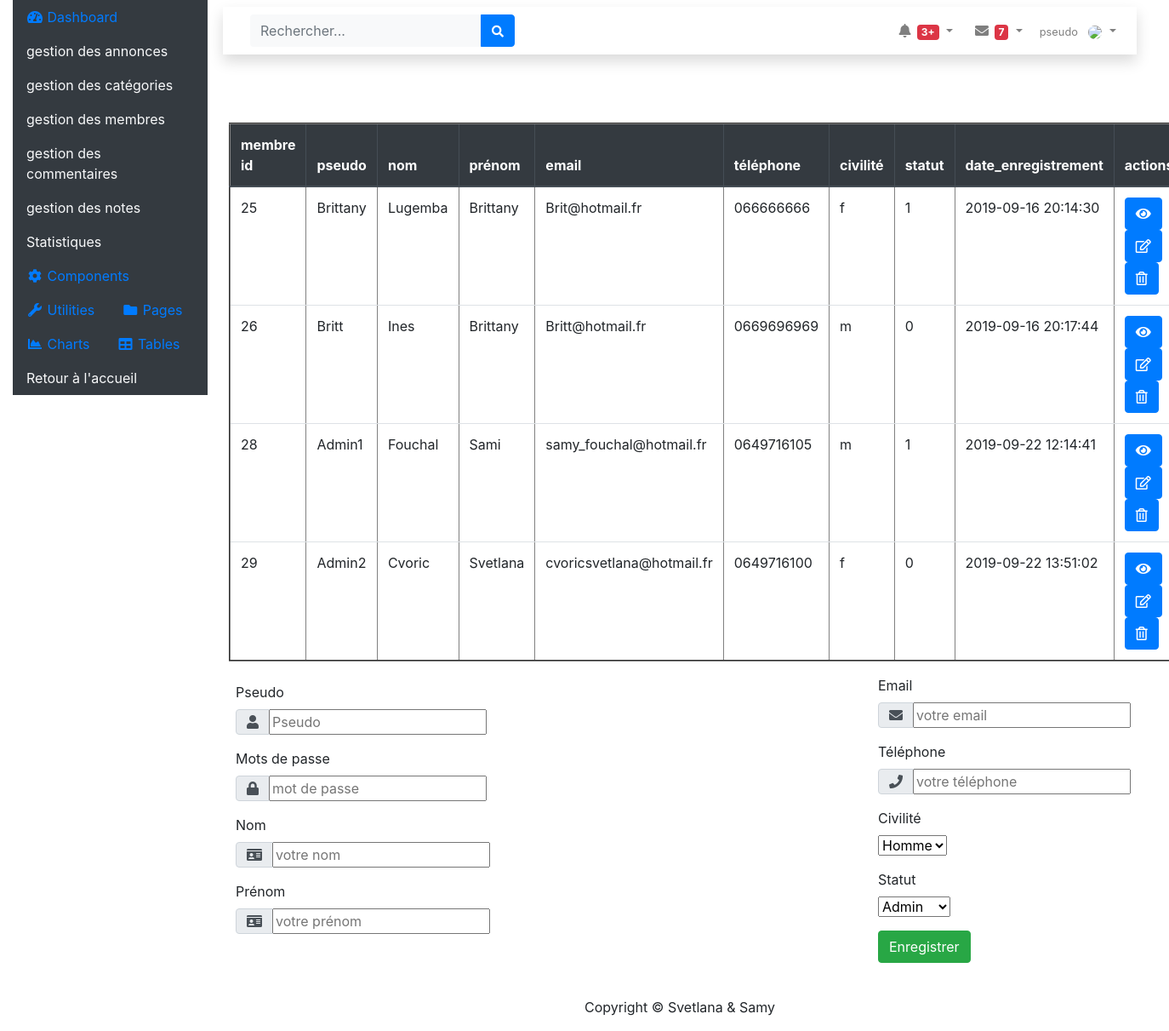
Page /admin/gestion_membres.php on the committed database.
### tables this page shows
CREATE TABLE IF NOT EXISTS `membre` (
  `id_membre` int(3) NOT NULL AUTO_INCREMENT,
  `pseudo` varchar(20) NOT NULL,
  `mdp` varchar(60) NOT NULL,
  `nom` varchar(20) NOT NULL,
  `prenom` varchar(20) DEFAULT NULL,
  `telephone` varchar(20) DEFAULT NULL,
  `email` varchar(50) DEFAULT NULL,
  `civilite` enum('m','f') DEFAULT NULL,
  `statut` int(1) DEFAULT NULL,
  `date_enregistrement` datetime DEFAULT NULL,
  PRIMARY KEY (`id_membre`)
);

### admin/gestion_membres.php (the view, shortened to what this page needs)
<?php
    require_once __DIR__ . '/../assets/config/configurationprincipale.php';
    require_once __DIR__ . '/../assets/includes/header_admin.php';
?>
<?php
    $query = "SELECT * FROM membre ORDER BY id_membre ASC;";
    try {
        $req = $pdo->prepare($query);
        $req->execute();
        $NbreDonnee = $req->rowCount();
        $ligneToute = $req->fetchAll();
    } catch (PDOException $e){ echo 'Erreur SQL : '. $e->getMessage().'<br/>'; die(); }
    if ($NbreDonnee != 0)
    {
    ?>
        <table border="2" class="table">
        <thead class="thead-dark">
            <tr>
                <th>membre id</th>
                <th>pseudo</th>
                <th>nom</th>
                <th>prénom</th>
                <th>email</th>
                <th>téléphone</th>
                <th>civilité</th>
                <th>statut</th>
                <th>date_enregistrement</th>
                <th>actions</th>
            </tr>
        </thead>
        <tbody>
    <?php
        foreach ( $ligneToute as $ligne )
        {
    ?>
            <tr>
                <td><?php echo $ligne['id_membre']; ?></td>
                <td><?php echo $ligne['pseudo']; ?></td>
                <td><?php echo $ligne['nom']; ?></td>
                <td><?php echo $ligne['prenom']; ?></td>
                <td><?php echo $ligne['email']; ?></td>
                <td><?php echo $ligne['telephone']; ?></td>
                <td><?php echo $ligne['civilite']; ?></td>
                <td><?php echo $ligne['statut']; ?></td>
                <td><?php echo $ligne['date_enregistrement']; ?></td>
                <td><a class="btn btn-primary" href="fiche_membre.php?id=<?= $ligne['id_membre'] ?>" role="button"><i        class="fa fa-eye" aria-hidden="true"></i></a>
                    <a class="btn btn-primary" href="fiche_membre.php?id=<?= $ligne['id_membre'] ?>" role="button"><i class="far fa-edit" aria-hidden="true"></i></a>
                    <a class="btn btn-primary" href="fiche_membre.php?id=<?= $ligne['id_membre'] ?>" role="button"><i class="far fa-trash-alt" aria-hidden="true"></i></a>
                    </td>
            </tr>
    <?php
        }
    ?>
        </tbody>
        </table>
    <?php
        } else {
            echo 'Il n\'y a aucun membres à afficher.';
        }
    ?>
    <form action="gestion_membres.php" method="post" class="d-flex justify-content-center bd-highlight">
        <div class="p-2 flex-grow-1 bd-highlight">
                <label>Pseudo</label>
                    <div class="input-group mb-3">
                        <div class="input-group-prepend">
                            <span class="input-group-text" id="basic-addon1"><i class="fas fa-user"></i></span>
                        </div>
                        <input type="text" name="pseudo" value="<?= $_POST['pseudo'] ?? ''; ?>" placeholder="Pseudo" aria-label="pseudo" aria-describedby="basic-addon1">
                    </div>
                <label>Mots de passe</label>
                    <div class="input-group mb-3">
                        <div class="input-group-prepend">
                            <span class="input-group-text" id="basic-addon1"><i class="fas fa-lock"></i></span>
                        </div>
                        <input type="password" placeholder="mot de passe" name="password" aria-label="mdp" aria-describedby="basic-addon1">
                    </div>
                <label>Nom</label>
                    <div class="input-group mb-3">
                        <div class="input-group-prepend">
                            <span class="input-group-text" id="basic-addon1"><i class="fas fa-id-card"></i></span>
                        </div>
                        <input type="text" placeholder="votre nom" name="nom" value="<?= $_POST['nom'] ?? ''; ?>" aria-label="nom" aria-describedby="basic-addon1">
                    </div>
                <label>Prénom</label>
                    <div class="input-group mb-3">
                        <div class="input-group-prepend">
                            <span class="input-group-text" id="basic-addon1"><i class="fas fa-id-card"></i></span>
                        </div>
                        <input type="text" placeholder="votre prénom" name="prenom" value="<?= $_POST['prenom'] ?? ''; ?>" aria-label="prenom" aria-describedby="basic-addon1">
                    </div>
        </div>
        <div>
                <label>Email</label>
                    <div class="input-group mb-3">
                        <div class="input-group-prepend">
                            <span class="input-group-text" id="basic-addon1"><i class="fas fa-envelope"></i></span>
                        </div>
                        <input type="text" name="email" value="<?= $_POST['email'] ?? ''; ?>" placeholder="votre email" aria-label="email" aria-describedby="basic-addon1">
                    </div>
                <label>Téléphone</label>
                    <div class="input-group mb-3">
                        <div class="input-group-prepend">
                            <span class="input-group-text" id="basic-addon1"><i class="fas fa-phone"></i></span>
                        </div>
                        <input type="text" placeholder="votre téléphone" name="telephone" value="<?= $_POST['telephone'] ?? ''; ?>" aria-label="telephone" aria-describedby="basic-addon1">
                    </div>
                <label>Civilité</label>
                    <div class="input-group mb-3">
                        <select name="civilite" id="">
                            <option value="m">Homme</option>
                        </select>
                    </div>
                <label>Statut</label>
                    <div class="input-group mb-3">
                        <select name="statut">
                            <option value="1">Admin</option>
                        </select>
                    </div>
                <div class="form-group center-block">
                    <input type="submit" class="btn btn-success" name="enregistrer" value="Enregistrer" />
                </div>
        </div>
    </form>
<?php
    require_once __DIR__ . '/../assets/includes/footer_admin.php';
?>

### rows in the picture
membre: id_membre "25", pseudo "Brittany", nom "Lugemba", prenom "Brittany", email "Brit@hotmail.fr", telephone "066666666", civilite "f", statut "1", date_enregistrement "2019-09-16 20:14:30"
membre: id_membre "26", pseudo "Britt", nom "Ines", prenom "Brittany", email "Britt@hotmail.fr", telephone "0669696969", civilite "m", statut "0", date_enregistrement "2019-09-16 20:17:44"
membre: id_membre "28", pseudo "Admin1", nom "Fouchal", prenom "Sami", email "samy_fouchal@hotmail.fr", telephone "0649716105", civilite "m", statut "1", date_enregistrement "2019-09-22 12:14:41"
membre: id_membre "29", pseudo "Admin2", nom "Cvoric", prenom "Svetlana", email "cvoricsvetlana@hotmail.fr", telephone "0649716100", civilite "f", statut "0", date_enregistrement "2019-09-22 13:51:02"
